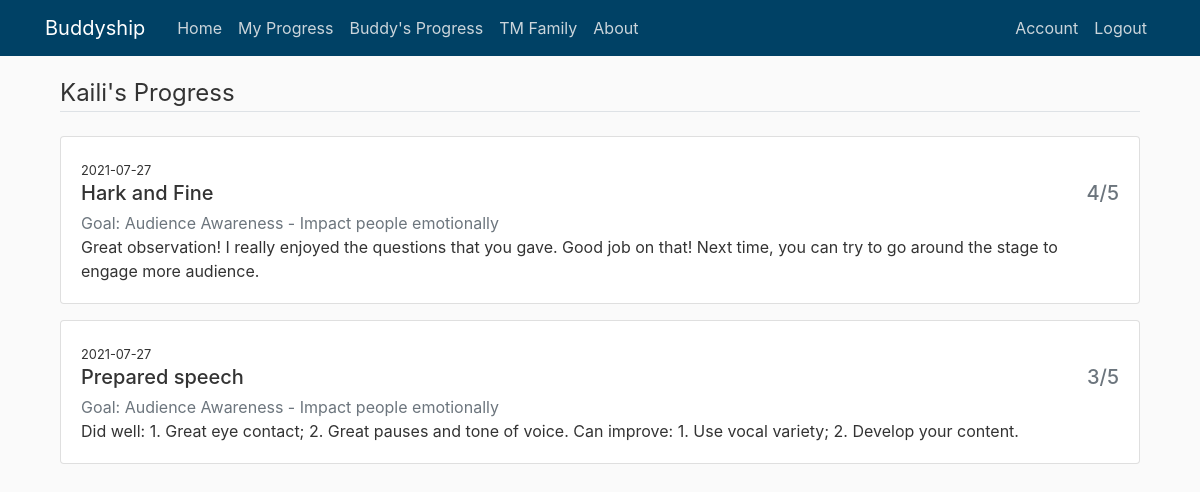
Page /buddy_progress (signed in) on the committed database.
### buddyship/models.py (models this page shows)
class Buddy(db.Model):
    id = db.Column(db.Integer, primary_key=True)
    buddy_name = db.Column(db.String(100), nullable=False)
    buddy_count = db.Column(db.Integer, default=1)
    start_date = db.Column(db.DateTime, default=func.now())
    end_date = db.Column(db.DateTime)
    user_id = db.Column(db.Integer, db.ForeignKey('user.id'), nullable=False)
    buddy_progresses = db.relationship(
        'Progress', backref='receiver', lazy=True)

class Progress(db.Model):
    id = db.Column(db.Integer, primary_key=True)
    buddy_role = db.Column(db.String(150))
    buddy_score = db.Column(db.String(150))
    buddy_comment = db.Column(db.String(1500))
    date = db.Column(db.DateTime, default=func.now())
    buddy_goal = db.Column(db.String(150))
    user_id = db.Column(db.Integer, db.ForeignKey('user.id'))
    buddy_id = db.Column(db.Integer, db.ForeignKey('buddy.id'))

### buddyship/progresses/routes.py (the view)
@progresses.route('/buddy_progress', methods=['GET'])
@login_required
def buddy_progress():
    if current_user.current_buddy == None:
        flash('Please set up your buddy and your goal first. ', 'danger')
        return redirect(url_for('users.set_up'))
    else:
        return render_template("buddy_progress.html", title='Buddy\'s Progress', user=current_user)

### buddyship/models.py (called while the page is built)
@login_manager.user_loader
def load_user(user_id):
    return User.query.get(int(user_id))

### buddyship/templates/buddy_progress.html
{% extends "layout.html" %}
{% block content %}
<div class="content-section mb-4">
    {% for buddy in user.buddies|reverse %}
    <legend class="border-bottom mb-4">{{ buddy.buddy_name }}'s Progress</legend>
    {% for progress in user.record_progresses|reverse %}
    {% if progress.buddy_id == buddy.id %}
    <div class="card mb-3">
        <div class="card-body">
            <small>{{ progress.date.date() }}</small>
            <h5 class="card-title row align-items-start">
                <div class="col">{{ progress.buddy_role }}</div>
                <div class="col text-right text-muted">{{ progress.buddy_score[0] }}/5</div>
            </h5>
            <p class="card-subtitle text-muted">Goal: {{ progress.buddy_goal }}</p>
            <p class="card-text">{{ progress.buddy_comment }}</p>
        </div>
    </div>
    {% endif %}
    {% endfor %}
    {% endfor %}
</div>
{% endblock content %}

### buddyship/static/main.css (style rules this page uses)
body { background: #fafafa; color: #333333; margin-top: 60px; }

### rows in the picture
Buddy: buddy_name "Kaili"
Progress: date "2021-07-27", buddy_role "Hark and Fine", buddy_score "4", buddy_goal "Audience Awareness - Impact people emotionally", buddy_comment "Great observation! I really enjoyed the questions that you gave. Good job on that! Next time, you can try to go around the stage to engage more audience."
Progress: date "2021-07-27", buddy_role "Prepared speech", buddy_score "3", buddy_goal "Audience Awareness - Impact people emotionally", buddy_comment "Did well: 1. Great eye contact; 2. Great pauses and tone of voice. Can improve: 1. Use vocal variety; 2. Develop your content."
